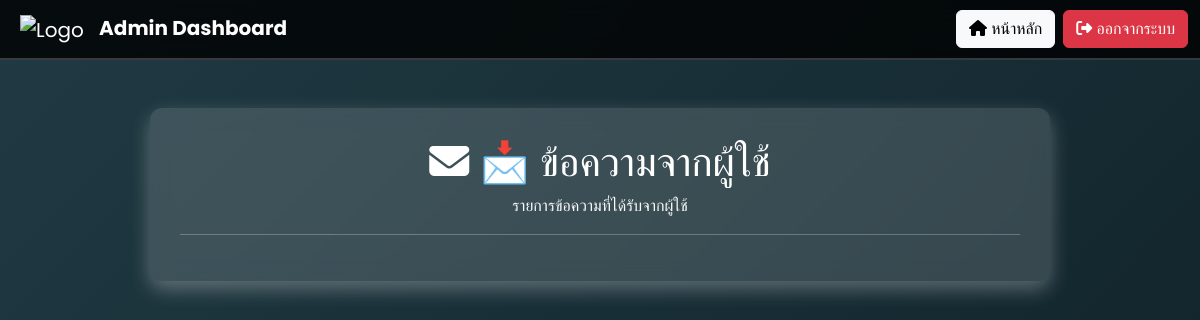
The page /admin/messages (signed in) on the database as committed earlier.
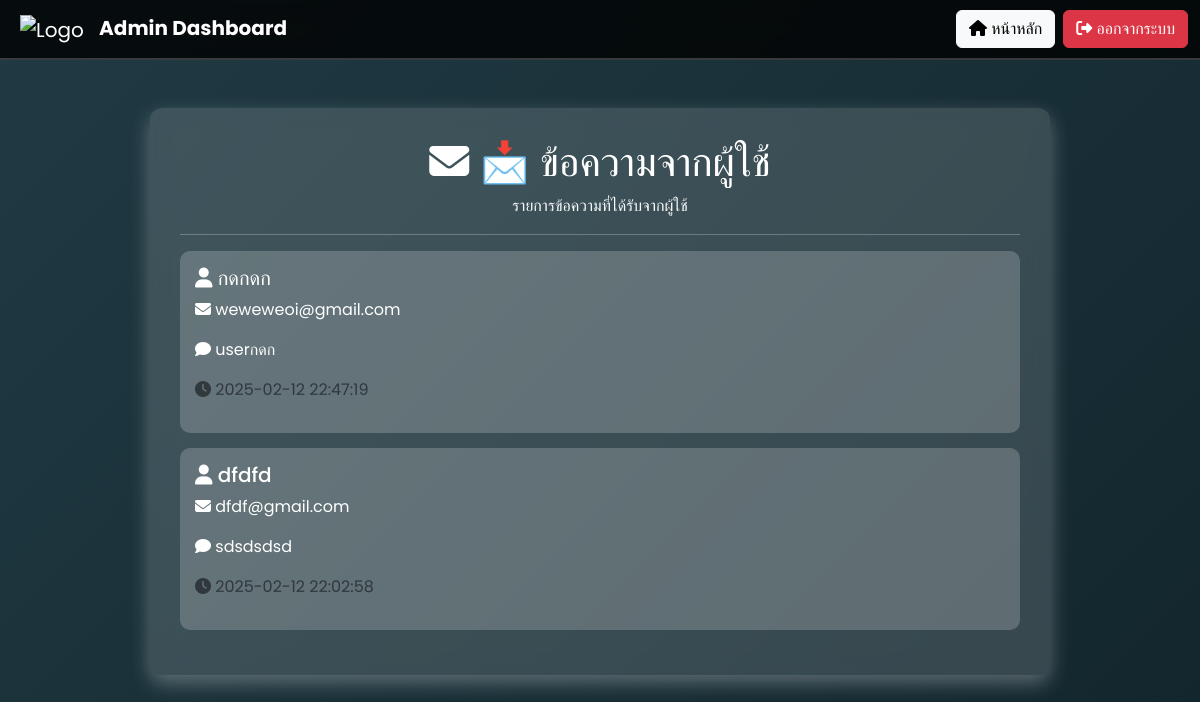
The same page on the database as committed later.
### app.py (models this page shows)
class ContactMessage(db.Model):
    id = db.Column(db.Integer, primary_key=True)
    name = db.Column(db.String(100), nullable=False)
    email = db.Column(db.String(100), nullable=False)
    message = db.Column(db.Text, nullable=False)
    created_at = db.Column(db.DateTime, default=db.func.current_timestamp())

### app.py (the view)
@app.route('/admin/messages')
def admin_messages():
    if 'user_id' not in session or session.get('role') != 'admin':
        return redirect(url_for('login'))
    messages = ContactMessage.query.order_by(ContactMessage.created_at.desc()).all()
    return render_template('admin_messages.html', messages=messages)

### templates/admin_messages.html (shortened to what this page needs)
<!DOCTYPE html>
<html lang="th">
<head>
    <link href="https://cdn.jsdelivr.net/npm/bootstrap@5.3.3/dist/css/bootstrap.min.css" rel="stylesheet">
    <link rel="stylesheet" href="https://cdnjs.cloudflare.com/ajax/libs/font-awesome/6.4.2/css/all.min.css">
</head>
<body>
    <nav class="navbar navbar-expand-lg navbar-dark">
        <div class="container-fluid">
            <a class="navbar-brand ms-2" href="{{ url_for('admin_dashboard') }}">
                <img src="https://upload.wikimedia.org/wikipedia/th/thumb/4/4e/Kalasin_University_Seal.svg/1200px-Kalasin_University_Seal.svg.png"
                    alt="Logo" style="height: 50px; margin-right: 10px;">
                <strong>Admin Dashboard</strong>
            </a>
            <div class="ms-auto d-flex">
                <a href="{{ url_for('admin_dashboard') }}" class="btn btn-light btn-custom me-2"><i class="fas fa-home"></i> หน้าหลัก</a>
                <a href="{{ url_for('logout') }}" class="btn btn-danger btn-custom"><i class="fas fa-sign-out-alt"></i> ออกจากระบบ</a>
            </div>
        </div>
    </nav>
    <div class="container mt-5">
        <h1 class="text-center"><i class="fas fa-envelope"></i> 📩 ข้อความจากผู้ใช้</h1>
        <p class="text-center text-light">รายการข้อความที่ได้รับจากผู้ใช้</p>
        <hr>
        {% for message in messages %}
            <div class="message-box">
                <h5><i class="fas fa-user"></i> {{ message.name }}</h5>
                <p><i class="fas fa-envelope"></i> {{ message.email }}</p>
                <p><i class="fas fa-comment"></i> {{ message.message }}</p>
                <p class="text-muted"><i class="fas fa-clock"></i> {{ message.created_at }}</p>
            </div>
        {% endfor %}
    </div>
</body>
</html>

Rows that differ between the two databases and show on the page:
added ContactMessage: name "กดกดก", email "weweweoi@gmail.com", message "userกดก", created_at "2025-02-12 22:47:19"
added ContactMessage: name "dfdfd", email "dfdf@gmail.com", message "sdsdsdsd", created_at "2025-02-12 22:02:58"
